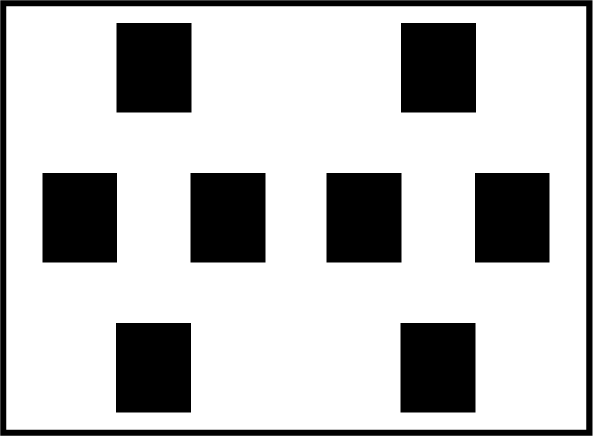
%> input picture QRRT_star Connect/squares.bmp, 1185 x 872 px (shown at 1/2 size)
$ octave q_rrt_star_connect.m   (GNU Octave 9; MATLAB toolbox functions it lacks are replaced by stand-ins)
%> lines starting %> are read from the running program, lines starting %| are printed output that depends on the picture
%> further down, mapRgb is the input picture: size 872x1185x3 uint8; min 0, max 255, mean 190.1
%> `plot(point.goal(1), point.goal(2), 'go', 'MarkerSize',10, 'MarkerFaceC..`:
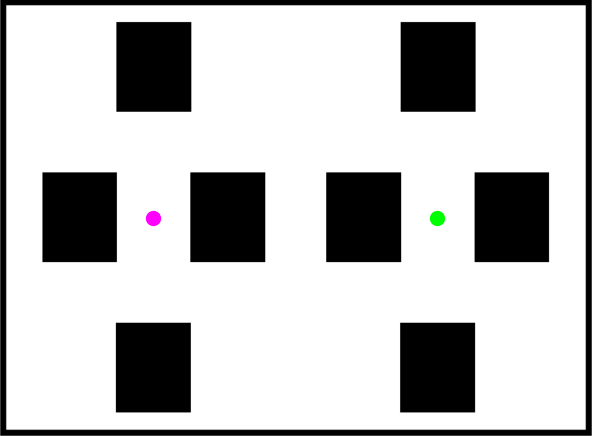
%> figure redrawn from the program's plot data; shown at 1/2 size
### QRRT_star Connect/FindNewPoint.m
function [vNearest,vNew,tmpParent]=FindNewPoint(target,point,tree)
%> called with target = [1000.6 660.9]
    % Step 2: 遍历树，从树中找到最近邻近点vNear (Near)
    minDist=sqrt((target(1) - tree.v(1).x)^2 + (target(2) - tree.v(1).y)^2);
%> minDist = 729.2
    minIndex=1;
    for i=2:size(tree.v,2)          % tree.v按行向量存储，size(tree.v,2)获得节点总数
        tmpDist=sqrt((target(1) - tree.v(i).x)^2 + (target(2) - tree.v(i).y)^2);   %两节点间距离
        if tmpDist<minDist
            minDist=tmpDist;
            minIndex=i;
        end
    end
%> after the loop, minIndex = 1

    % 找到当前树中离vRand最近的节点
    vNearest=[tree.v(minIndex).x, tree.v(minIndex).y];
%> vNearest = [307 436]
    % 临时父节点的索引
    tmpParent=minIndex;
%> tmpParent = 1

    % Step 3: 扩展得到vNew节点 (Steer)
    theta = atan2((target(2) - vNearest(2)),(target(1) - vNearest(1)));
%> theta = 0.314
    vNew=[vNearest(1)+cos(theta)*point.deltaStep,vNearest(2)+sin(theta)*point.deltaStep];
%> vNew = [335.5 445.3]
end

### QRRT_star Connect/CollisionCheck.m
function feasible=CollisionCheck(startPose,goalPose,map)
%> called with startPose = [307 436], goalPose = [335.5 445.3]

    feasible=true;
    %dir=atan2(goalPose(1)-startPose(1),goalPose(2)-startPose(2));
    dir = atan2(goalPose(2)-startPose(2),goalPose(1)-startPose(1));
%> dir = 0.314
    for r = 0:0.5:sqrt(sum((startPose-goalPose).^2))      %以0.5为步长,从startPose开始递增的检查是否有障碍
        %posCheck = startPose + r.*[sin(dir) cos(dir)];      %直线距离增加0.5后的坐标
        posCheck = startPose + r.*[cos(dir) sin(dir)];      %直线距离增加0.5后的坐标

        %将一个小数(x,y)向4个方向取整,确保该点没有触碰障碍
        if ~(FeasiblePoint(ceil(posCheck),map) && FeasiblePoint(floor(posCheck),map) ...
            && FeasiblePoint([ceil(posCheck(1)) floor(posCheck(2))],map) ...
            && FeasiblePoint([floor(posCheck(1)) ceil(posCheck(2))],map))
            feasible = false;
            break;
        end
        if ~FeasiblePoint([floor(goalPose(1)),ceil(goalPose(2))],map)
            feasible = false;
        end
    end
%> after the loop, feasible = true
end

function feasible = FeasiblePoint(point,map)
    feasible = true;
    if ~(point(1)>=1 && point(1)<=size(map,2) && point(2)>=1 ...
        && point(2)<=size(map,1) && map(point(2),point(1))==255)
        feasible = false;   %有障碍
    end
end

### QRRT_star Connect/Extend.m
function [tree]=Extend(tmpParent,vNew,point,tree,map)
%> called with tmpParent = 1, vNew = [335.5 445.3]

    tmpCost = point.deltaStep + tree.v(tmpParent).totalCost;
%> tmpCost = 30
    % Step 1: 在以vNew为圆心,半径为point.rNear的圆内搜索节点 (vNear)
    disNearToNewList = [];    % 每次循环要把队列清空
    indexNearList = [];
    for index_near = 1:tree.countV
        disToNew = sqrt((vNew(1) - tree.v(index_near).x)^2 + (vNew(2) - tree.v(index_near).y)^2);
        if(disToNew < point.rNear)    % 满足条件:欧氏距离小于point.rNear
            disNearToNewList = [disNearToNewList disToNew];     % 满足条件的所有节点到vNew的cost
            indexNearList = [indexNearList index_near];     % 满足条件的所有节点基于树T的索引
        end
    end
%> after the loop, indexNearList = 1

    % Step 2: 找出vNear的父节点
    indexParentList=[];
    disParToNewList=[];
    for index_near=1:length(indexNearList)
        tmpIndexPre=tree.v(indexNearList(index_near)).indexPre;
        depthNear=point.depth;
        while tmpIndexPre~=0&&depthNear>0
            if ~ismember(tmpIndexPre,indexParentList)
                indexParentList=[indexParentList tmpIndexPre];
                disParToNewList=[disParToNewList sqrt((vNew(1) - tree.v(tmpIndexPre).x)^2 + (vNew(2) - tree.v(tmpIndexPre).y)^2)];
            end
            tmpIndexPre=tree.v(tmpIndexPre).indexPre;
            depthNear=depthNear-1;
        end
    end
    % 合并vNear和父节点
    indexParAndNearList=[indexNearList indexParentList];
%> indexParAndNearList = 1
    disToNewList=[disNearToNewList disParToNewList];
%> disToNewList = 30

    % Step 3: 选择vNew的父节点,使vNew的累计cost最小 (ChooseParent)
    for cost_index = 1:length(indexParAndNearList)    % cost_index是基于disToNewList的索引,不是整棵树的索引
        costToNew = disToNewList(cost_index) + tree.v(indexParAndNearList(cost_index)).totalCost;
%> costToNew = 30
        if(costToNew < tmpCost)    % tmpCost为通过minDist节点的路径的cost
            x_mincost(1) = tree.v(indexParAndNearList(cost_index)).x;     % 符合剪枝条件节点的坐标
            x_mincost(2) = tree.v(indexParAndNearList(cost_index)).y;
            if ~CollisionCheck(x_mincost,vNew,map)
            	continue;   %有障碍物
            end
        	tmpCost = costToNew;
        	tmpParent = indexParAndNearList(cost_index);
        end
    end

    %Step 4: 将vNew插入树tree (AddNodeEdge)
    tree.countV = tree.countV+1;    %最新节点的索引
    tree.v(tree.countV).x = vNew(1);
    tree.v(tree.countV).y = vNew(2);
    tree.v(tree.countV).xPre = tree.v(tmpParent).x;
    tree.v(tree.countV).yPre = tree.v(tmpParent).y;
    tree.v(tree.countV).totalCost = tmpCost;
    tree.v(tree.countV).indexPre = tmpParent;     %其父节点xNear的index

    % Step 5: 剪枝 (rewire)

    % 存储vNew及其所有父节点
    indexNewAndParList=[];
    indexNewAndParList=[indexNewAndParList tree.countV];
%> indexNewAndParList = 2
    tmpIndexPre=tree.v(tree.countV).indexPre;
    depthNew=point.depth;
    while tmpIndexPre~=0&&depthNew>0
        indexNewAndParList=[indexNewAndParList tmpIndexPre];
        tmpIndexPre=tree.v(tmpIndexPre).indexPre;
        depthNew=depthNew-1;
    end

    for rewire_index = 1:length(indexNearList)
        tmpVNear=[tree.v(indexNearList(rewire_index)).x,tree.v(indexNearList(rewire_index)).y];
       for from_index = 1:length(indexNewAndParList)
           tmpVFrom=[tree.v(indexNewAndParList(from_index)).x,tree.v(indexNewAndParList(from_index)).y];
           costFromToNear=sqrt((tmpVFrom(1)-tmpVNear(1))^2 + (tmpVFrom(2)-tmpVNear(2))^2);
%> `[treeA]=Extend(tmpParentA,vNewA,point,treeA,map);`: treeA = {countV 2}
           if tree.v(indexNewAndParList(from_index)).totalCost+costFromToNear<tree.v(indexNearList(rewire_index)).totalCost
               if ~CollisionCheck(tmpVFrom,tmpVNear,map)
                   continue;
               end
                   tree.v(indexNearList(rewire_index)).xPre=tmpVFrom(1);
                   tree.v(indexNearList(rewire_index)).yPre=tmpVFrom(2);
                   tree.v(indexNearList(rewire_index)).indexPre=indexNewAndParList(from_index);
                   tree.v(indexNearList(rewire_index)).totalCost=tree.v(indexNewAndParList(from_index)).totalCost+costFromToNear;
           end
       end
    end
end

### QRRT_star Connect/Connect.m
function [vNewB,treeB]=Connect(vNewA,point,treeB,map)
    while 1
        [vNearestB,vNewB,tmpParentB]=FindNewPoint(vNewA,point,treeB);
        disNewBToNewA = sqrt((vNewB(1) - vNewA(1))^2 + (vNewB(2) - vNewA(2))^2);
        if ~CollisionCheck(vNearestB,vNewB,map)||disNewBToNewA < point.goalThreshold
            % vNearestB和vNewB有存在障碍物，所以要放弃这个vNewB，防止vNewB和vNewA没有障碍，导致产生错误路径
            if ~CollisionCheck(vNearestB,vNewB,map)
                vNewB=[treeB.v(treeB.countV).x,treeB.v(treeB.countV).y];
                break;
            end
            % 将vNewB加入树treeB中
            [treeB]=Extend(tmpParentB,vNewB,point,treeB,map);
            break;   %有障碍物或者两棵树接近
        end
        [treeB]=Extend(tmpParentB,vNewB,point,treeB,map);
%> treeB = {countV 2}
%> `[vNewB,treeB]=Connect(vNewA,point,treeB,map);`: vNewB = [815 437]; treeB = {countV 3}
%> `disNewBToNewA = sqrt((vNewB(1) - vNewA(1))^2 + (vNewB(2) - vNewA(2))^2);`: disNewBToNewA = 479.5
    end
end

### QRRT_star Connect/q_rrt_star_connect.m
clear all;close all;clc;
%% 参数初始化
    % 为了减少函数的入口参数，用结构体合并多个变量
% point.init=[592,436];%frame
% point.goal=[1000,436];%frame
point.init=[307,436];%squares
point.goal=[875,436];%squares
% point.init=[100,700];%maze
% point.goal=[1000,100];%maze
point.goalThreshold=30;   % 设置目标点阈值
point.deltaStep=30;           % 拓展步长
point.rNear=80;           % rewire半径范围
point.depth=1;
maxIterations=5000; % 最大迭代次数

path.findPath = 0;
path.pos = [];
path.cost=[];
path.ratioToLast=[];

%% 树初始化：T是树，v是节点
% treeA初始化
treeA.v(1).x=point.init(1);     % 起始节点加入tree中
treeA.v(1).y=point.init(2);
treeA.v(1).xPre=point.init(1);  % 起点的父节点是本身
treeA.v(1).yPre=point.init(2);
treeA.v(1).totalCost=0;
treeA.v(1).indexPre=0;
treeA.countV=1;                           %treeA中节点的数量

% treeB初始化
treeB.v(1).x=point.goal(1);     % 起始节点加入tree中
treeB.v(1).y=point.goal(2);
treeB.v(1).xPre=point.goal(1);  % 起点的父节点是本身
treeB.v(1).yPre=point.goal(2);
treeB.v(1).totalCost=0;
treeB.v(1).indexPre=0;
treeB.countV=1;                           %treeB中节点的数量

%% 导入地图
mapRgb = imread('squares.bmp');
map = rgb2gray(mapRgb);
% 检测起点终点
CheckParameters(point.init,point.goal,map);
figure(1);
imshow(map)
% title('Quick RRT* Connect(Rapidly-Exploring Random Trees)');
[yLength,xLength]=size(map);        % 地图的高和宽
hold on;
plot(point.init(1), point.init(2), 'mo', 'MarkerSize',10, 'MarkerFaceColor','m');   % 绘制起点和目标点
plot(point.goal(1), point.goal(2), 'go', 'MarkerSize',10, 'MarkerFaceColor','g');

tic;
tic;
%% 构建树
for iter=1:maxIterations
    % Step 1: 在地图中随机采样一个点vRand (Sample)
    vRand=[unifrnd(0,xLength),unifrnd(0,yLength)];
    % Step 2: 根据随机点，找出treeA的vNew
    [vNearestA,vNewA,tmpParentA]=FindNewPoint(vRand,point,treeA);

    % 检查节点是否是collision-free
    if ~CollisionCheck(vNearestA,vNewA,map)     %有障碍物
% [49 lines not run here, left out]
function CheckParameters(start,goal,map)
    if ~(start(1)>=1 && start(1)<=size(map,2) && start(2)>=1 ...
        && start(2)<=size(map,1) && map(start(2),start(1))==255)
            error('start point should be in the map');
    end
    if ~(goal(1)>=1 && goal(1)<=size(map,2) && goal(2)>=1 ...
        && goal(2)<=size(map,1) && map(goal(2),goal(1))==255)
            error('goal point should be in the map');
    end
end

function [a,b]=Swap(a,b)
    c=a;
%> c = {countV 2}
    a=b;
%> a = {countV 3}
    b=c;
%> b = {countV 2}
%> `[treeA,treeB]=Swap(treeA,treeB);`: treeA = {countV 3}; treeB = {countV 2}
%> the run ends on the next line
end
